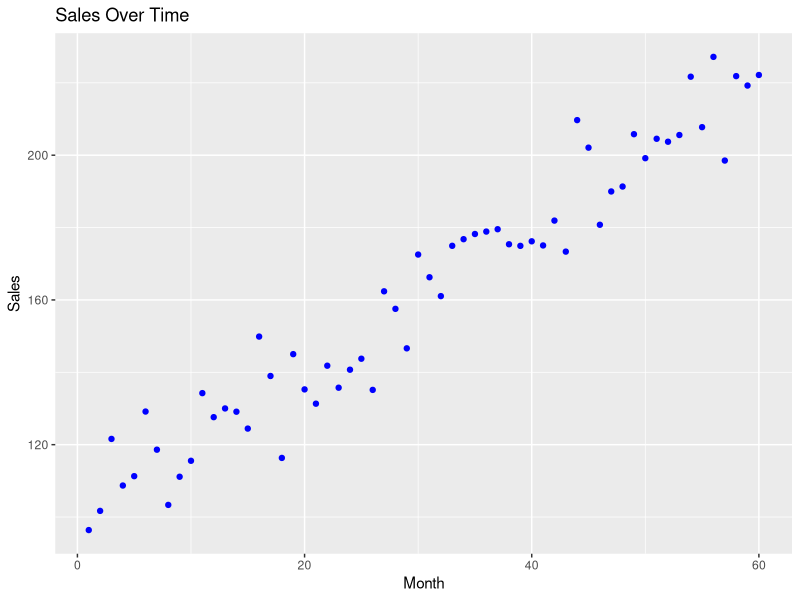
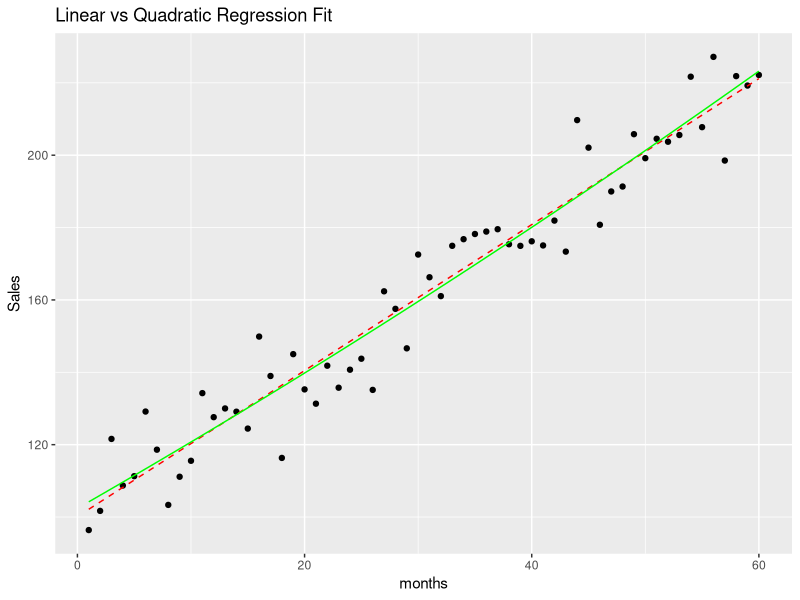

Source code (R) for these figures, in order:
install.packages("Metrics")

library(ggplot2)
library(Metrics)

# ---------------------------------------
# 1. Create Sample Sales Data
# ---------------------------------------
set.seed(123)
months <- 1:60
sales <- 100 + 2 * months + rnorm(60,0,10) 
df <- data.frame(months, sales)

# ---------------------------------------
# 2. Scatter Plot of Sales Over Time
# ---------------------------------------
ggplot(df, aes(x = months, y = sales)) +
  geom_point(color = "blue") +
  labs(title = "Sales Over Time", x = "Month", y = "Sales")

# ---------------------------------------
# 3. Linear Regression
# ---------------------------------------
model_linear <- lm(sales ~ months, data = df)
summary(model_linear)

# ---------------------------------------
# 4. Quadratic Regression
# ---------------------------------------
model_quad <- lm(sales ~ months + I(months^2), data = df)
summary(model_quad)

# ---------------------------------------
# 5. Compare Models: R-squared and RMSE
# ---------------------------------------
# Predictions
pred_linear <- predict(model_linear, newdata = df)
pred_quad <- predict(model_quad, newdata = df)
# R-squared
rsq_linear <- summary(model_linear)$r.squared
rsq_quad <- summary(model_quad)$r.squared
# RMSE
rmse_linear <- rmse(df$sales, pred_linear)
rmse_quad <- rmse(df$sales, pred_quad)
cat("Linear Model - R²:", rsq_linear, "| RMSE:", rmse_linear, "\n")
cat("Quadratic Model - R²:", rsq_quad, "| RMSE:", rmse_quad, "\n")

# ---------------------------------------
# 6. Visualize Both Models
# ---------------------------------------
df$linear_fit <- pred_linear
df$quad_fit <- pred_quad
ggplot(df, aes(x = months, y = sales)) +
  geom_point() +
  geom_line(aes(y = linear_fit), color = "red", linetype = "dashed") +
  geom_line(aes(y = quad_fit), color = "green") +
  labs(title = "Linear vs Quadratic Regression Fit", y = "Sales")

# ---------------------------------------
# 7. Predict Sales for Next 6 Months (Months 61–66)
# ---------------------------------------
future_months <- data.frame(months = 61:66)
future_preds <- data.frame(
  Month = 61:66,
  Linear_Prediction = predict(model_linear, newdata = future_months),
  Quadratic_Prediction = predict(model_quad, newdata = future_months)
)
print(future_preds)

# ---------------------------------------
# 8. Conclusion
# ---------------------------------------
if (rsq_quad > rsq_linear & rmse_quad < rmse_linear) {
  cat("\n Quadratic model fits the data better.\n")
} else {
  cat("\n Linear model fits the data better.\n")
}
